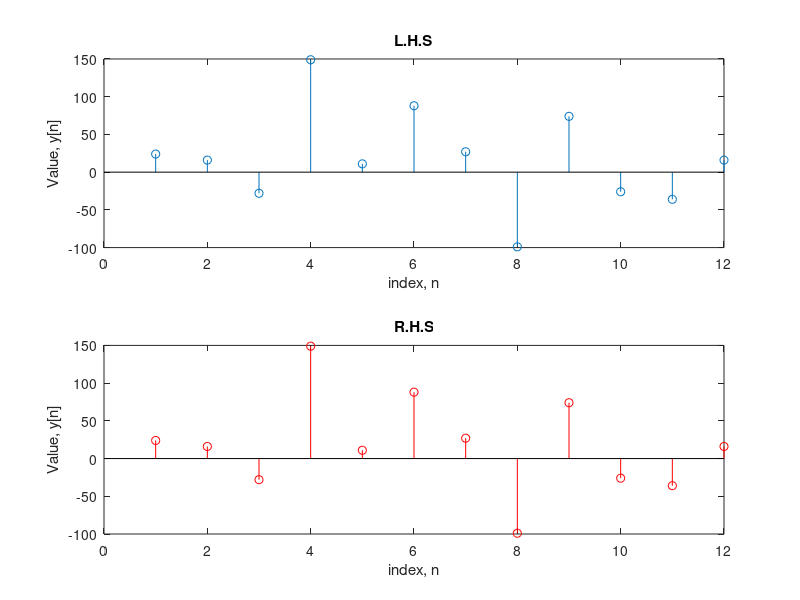
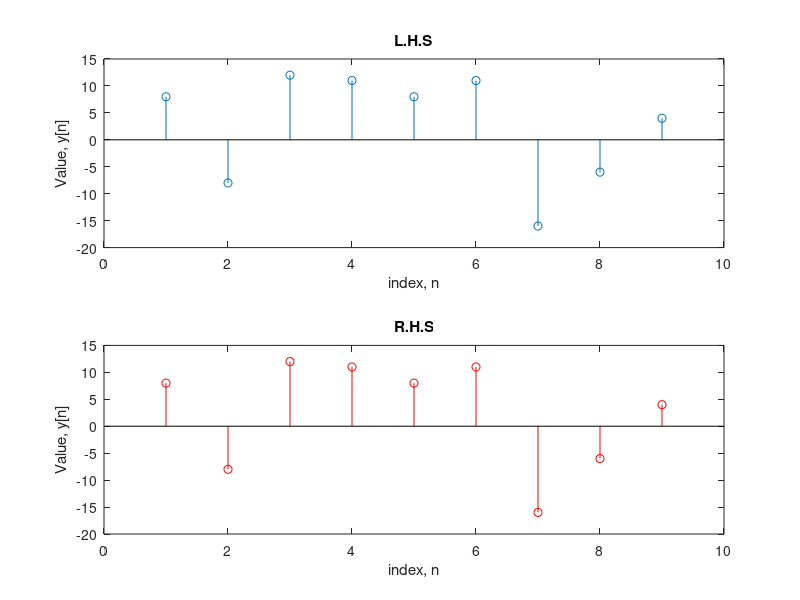

Reproduce these figures in MATLAB, in order.
x1 = [2 -3 3 4 -2];
x2 = [4 2 3 -1 -2];
x3 = [3 5 -3 4];
figure(1); % for association law
y = conv(x2,x3);
y1= conv(y,x1);
subplot(2,1,1);
stem(y1);
title('L.H.S');
xlabel('index, n');
ylabel('Value, y[n]');
y2 = conv(x1,x2);
y3= conv(y2,x3);
subplot(2,1,2);
stem(y3,'r');
title('R.H.S');
xlabel('index, n');
ylabel('Value, y[n]');
figure(2); %for commutative law
y4 = conv(x1,x2);
subplot(2,1,1);
stem(y4);
title('L.H.S');
xlabel('index, n');
ylabel('Value, y[n]');
y5 = conv(x2,x1);
subplot(2,1,2);
stem(y5,'r');
title('R.H.S');
xlabel('index, n');
ylabel('Value, y[n]');